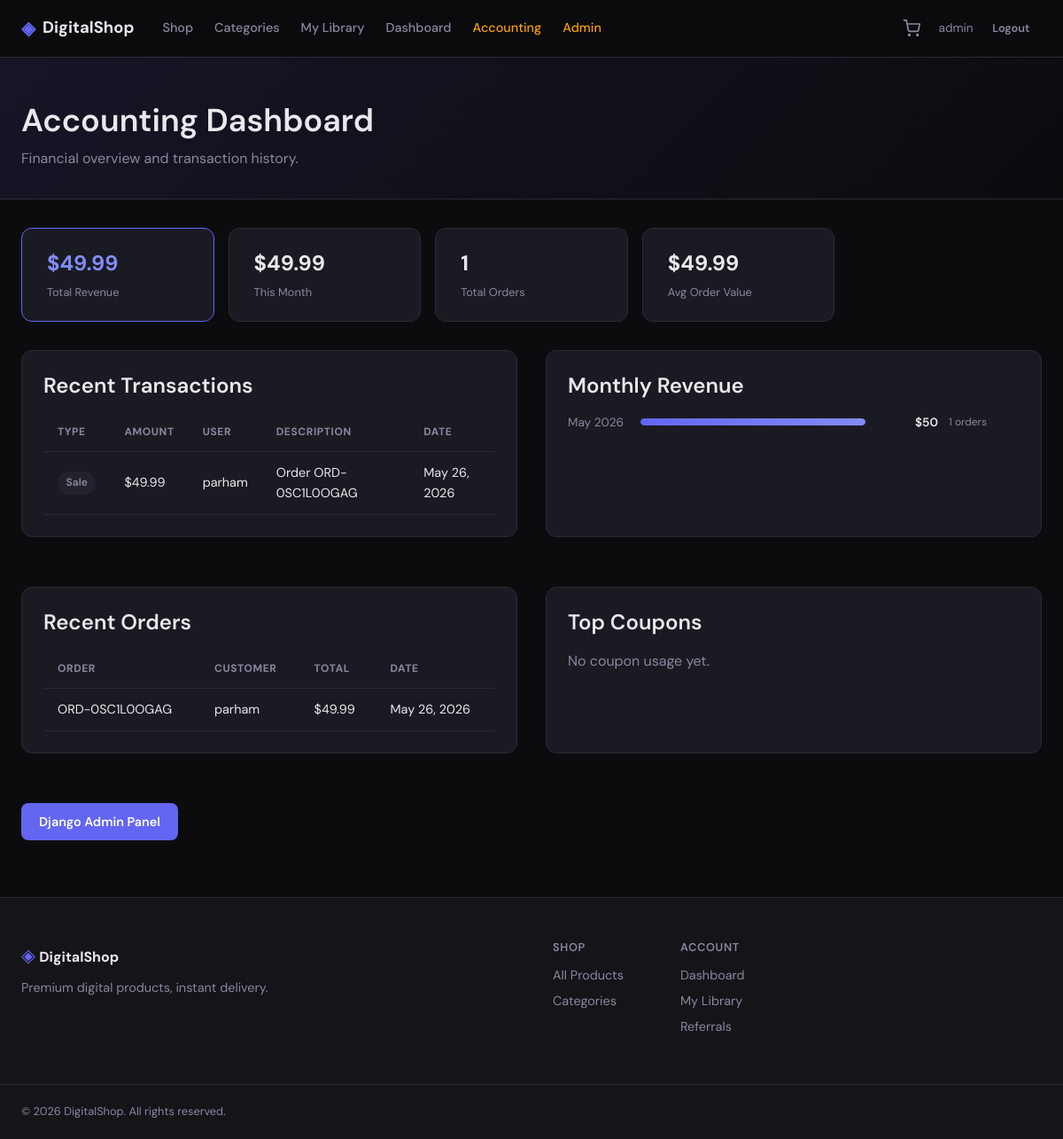
/admin-panel/accounting/ (signed in), run on the app's committed database.
### apps/accounting/models.py (models this page shows, shortened)
class Transaction(TimeStampedModel):
    TYPE_CHOICES = [
        ("sale", "Sale"),
        ("refund", "Refund"),
        ("referral_payout", "Referral Payout"),
        ("adjustment", "Adjustment"),
    ]
    order = models.ForeignKey(
        "orders.Order",
        on_delete=models.SET_NULL,
        null=True,
        blank=True,
        related_name="transactions",
    )
    user = models.ForeignKey(
        settings.AUTH_USER_MODEL,
        on_delete=models.SET_NULL,
        null=True,
        blank=True,
        related_name="transactions",
    )
    transaction_type = models.CharField(max_length=20, choices=TYPE_CHOICES)
    amount = models.DecimalField(max_digits=10, decimal_places=2)
    description = models.CharField(max_length=255)
    recorded_by = models.ForeignKey(
        settings.AUTH_USER_MODEL,
        on_delete=models.SET_NULL,
        null=True,
        blank=True,
        related_name="recorded_transactions",
    )
    class Meta:
        db_table = "accounting_transaction"
        ordering = ["-created_at"]

### apps/orders/models.py (models this page shows, shortened)
class Order(TimeStampedModel):
    STATUS_CHOICES = [
        ("pending", "Pending"),
        ("paid", "Paid"),
        ("completed", "Completed"),
        ("cancelled", "Cancelled"),
        ("refunded", "Refunded"),
    ]
    order_number = models.CharField(
        max_length=20,
        unique=True,
        default=generate_order_number,
        editable=False,
    )
    user = models.ForeignKey(
        settings.AUTH_USER_MODEL,
        on_delete=models.PROTECT,
        related_name="orders",
    )
    status = models.CharField(max_length=20, choices=STATUS_CHOICES, default="pending")
    subtotal = models.DecimalField(max_digits=10, decimal_places=2)
    discount_amount = models.DecimalField(max_digits=10, decimal_places=2, default=0)
    referral_credit_used = models.DecimalField(max_digits=10, decimal_places=2, default=0)
    total = models.DecimalField(max_digits=10, decimal_places=2)
    coupon = models.ForeignKey(
        "promotions.Coupon",
        on_delete=models.SET_NULL,
        null=True,
        blank=True,
        related_name="orders",
    )
    coupon_code = models.CharField(max_length=50, blank=True)
    notes = models.TextField(blank=True)
    paid_at = models.DateTimeField(null=True, blank=True)
    class Meta:
        db_table = "orders_order"
        ordering = ["-created_at"]

### apps/accounting/views.py (the view)
# urls.py: path("", views.AccountingDashboardView.as_view(), name="dashboard"),
class AccountingDashboardView(AdminRequiredMixin, TemplateView):
    template_name = "accounting/dashboard.html"
    def get_context_data(self, **kwargs):
        context = super().get_context_data(**kwargs)
        now = timezone.now()
        month_start = now.replace(day=1, hour=0, minute=0, second=0, microsecond=0)
        completed_orders = Order.objects.filter(status="completed")
        total_revenue = completed_orders.aggregate(total=Sum("total"))["total"] or Decimal("0")
        month_revenue = (
            completed_orders.filter(paid_at__gte=month_start).aggregate(total=Sum("total"))["total"]
            or Decimal("0")
        )
        total_orders = completed_orders.count()
        month_orders = completed_orders.filter(paid_at__gte=month_start).count()
        context["total_revenue"] = total_revenue
        context["month_revenue"] = month_revenue
        context["total_orders"] = total_orders
        context["month_orders"] = month_orders
        context["avg_order_value"] = (
            total_revenue / total_orders if total_orders else Decimal("0")
        )
        context["recent_transactions"] = Transaction.objects.select_related("user", "order")[:20]
        context["monthly_revenue"] = (
            completed_orders.annotate(month=TruncMonth("paid_at"))
            .values("month")
            .annotate(revenue=Sum("total"), count=Count("id"))
            .order_by("-month")[:6]
        )
        context["top_coupons"] = Coupon.objects.filter(used_count__gt=0).order_by("-used_count")[:5]
        context["recent_orders"] = completed_orders.select_related("user")[:10]
        return context

### apps/cart/context_processors.py (called while the page is built)
def cart_context(request):
    try:
        cart = get_or_create_cart(request)
        return {
            "cart_item_count": cart.total_items,
        }
    except Exception:
        return {"cart_item_count": 0}

### apps/cart/models.py (called while the page is built)
    @property
    def total_items(self):
        return sum(item.quantity for item in self.items.all())

### apps/cart/services.py (called while the page is built, shortened)
def get_or_create_cart(request):
    if request.user.is_authenticated:
        cart, _ = Cart.objects.get_or_create(user=request.user)
        return cart

### apps/core/mixins.py (called while the page is built)
    def test_func(self):
        return self.request.user.is_staff

### templates/accounting/dashboard.html (shortened to what this page needs)
{% extends "base.html" %}
{% block content %}
<div class="page-header admin-header">
    <div class="container">
        <h1>Accounting Dashboard</h1>
        <p>Financial overview and transaction history.</p>
    </div>
</div>
<div class="container">
    <div class="stats-grid">
        <div class="stat-card dashboard-stat accent">
            <span class="stat-value">${{ total_revenue|floatformat:2 }}</span>
            <span class="stat-label">Total Revenue</span>
        </div>
        <div class="stat-card dashboard-stat">
            <span class="stat-value">${{ month_revenue|floatformat:2 }}</span>
            <span class="stat-label">This Month</span>
        </div>
        <div class="stat-card dashboard-stat">
            <span class="stat-value">{{ total_orders }}</span>
            <span class="stat-label">Total Orders</span>
        </div>
        <div class="stat-card dashboard-stat">
            <span class="stat-value">${{ avg_order_value|floatformat:2 }}</span>
            <span class="stat-label">Avg Order Value</span>
        </div>
    </div>
    <div class="dashboard-grid">
        <div class="dashboard-section">
            <h2>Recent Transactions</h2>
            <div class="table-responsive">
                <table class="data-table">
                    <thead>
                        <tr>
                            <th>Type</th>
                            <th>Amount</th>
                            <th>User</th>
                            <th>Description</th>
                            <th>Date</th>
                        </tr>
                    </thead>
                    <tbody>
                        {% for tx in recent_transactions %}
                        <tr>
                            <td><span class="status-badge">{{ tx.get_transaction_type_display }}</span></td>
                            <td>${{ tx.amount }}</td>
                            <td>{{ tx.user.username|default:"—" }}</td>
                            <td>{{ tx.description|truncatewords:8 }}</td>
                            <td>{{ tx.created_at|date:"M d, Y" }}</td>
                        </tr>
                        {% empty %}
                        <tr><td colspan="5">No transactions yet.</td></tr>
                        {% endfor %}
                    </tbody>
                </table>
            </div>
        </div>
        <div class="dashboard-section">
            <h2>Monthly Revenue</h2>
            {% if monthly_revenue %}
            <div class="revenue-bars">
                {% for month in monthly_revenue %}
                <div class="revenue-bar-item">
                    <span class="revenue-month">{{ month.month|date:"M Y" }}</span>
                    <div class="revenue-bar">
                        <div class="revenue-bar-fill" style="width: {% widthratio month.revenue total_revenue 100 %}%"></div>
                    </div>
                    <span class="revenue-amount">${{ month.revenue|floatformat:0 }}</span>
                    <span class="revenue-count">{{ month.count }} orders</span>
                </div>
                {% endfor %}
            </div>
            {% else %}
            <p class="text-muted">No revenue data yet.</p>
            {% endif %}
        </div>
    </div>
    <div class="dashboard-grid">
        <div class="dashboard-section">
            <h2>Recent Orders</h2>
            <div class="table-responsive">
                <table class="data-table">
                    <thead>
                        <tr>
                            <th>Order</th>
                            <th>Customer</th>
                            <th>Total</th>
                            <th>Date</th>
                        </tr>
                    </thead>
                    <tbody>
                        {% for order in recent_orders %}
                        <tr>
                            <td>{{ order.order_number }}</td>
                            <td>{{ order.user.username }}</td>
                            <td>${{ order.total }}</td>
                            <td>{{ order.paid_at|date:"M d, Y" }}</td>
                        </tr>
                        {% endfor %}
                    </tbody>
                </table>
            </div>
        </div>
        <div class="dashboard-section">
            <h2>Top Coupons</h2>
            {% if top_coupons %}
            <ul class="coupon-list">
                {% for coupon in top_coupons %}
                <li>
                    <code>{{ coupon.code }}</code>
                    <span>{{ coupon.used_count }} uses</span>
                    <span>{{ coupon.get_discount_type_display }}: {{ coupon.discount_value }}{% if coupon.discount_type == "percentage" %}%{% else %}${% endif %}</span>
                </li>
                {% endfor %}
            </ul>
            {% else %}
            <p class="text-muted">No coupon usage yet.</p>
            {% endif %}
        </div>
    </div>
    <div class="admin-links">
        <a href="/admin/" class="btn btn-primary">Django Admin Panel</a>
    </div>
</div>
{% endblock %}

### templates/base.html (shortened to what this page needs)
{% load static %}
<!DOCTYPE html>
<html lang="en">
<head>
    <link rel="stylesheet" href="{% static 'css/main.css' %}">
</head>
<body>
    <nav class="navbar">
        <div class="container navbar-inner">
            <a href="{% url 'storefront:home' %}" class="logo">
                <span class="logo-icon">◈</span>
                DigitalShop
            </a>
            <div class="nav-links">
                <a href="{% url 'catalog:products' %}">Shop</a>
                <a href="{% url 'catalog:categories' %}">Categories</a>
                {% if user.is_authenticated %}
                    <a href="{% url 'accounts:library' %}">My Library</a>
                    <a href="{% url 'accounts:dashboard' %}">Dashboard</a>
                    {% if user.is_staff %}
                        <a href="{% url 'accounting:dashboard' %}" class="nav-admin">Accounting</a>
                        <a href="/admin/" class="nav-admin">Admin</a>
                    {% endif %}
                {% endif %}
            </div>
            <div class="nav-actions">
                <a href="{% url 'cart:detail' %}" class="cart-btn">
                    <svg width="20" height="20" viewBox="0 0 24 24" fill="none" stroke="currentColor" stroke-width="2"><circle cx="9" cy="21" r="1"/><circle cx="20" cy="21" r="1"/><path d="M1 1h4l2.68 13.39a2 2 0 0 0 2 1.61h9.72a2 2 0 0 0 2-1.61L23 6H6"/></svg>
                </a>
                {% if user.is_authenticated %}
                    <div class="user-menu">
                        <span class="user-name">{{ user.username }}</span>
                        <a href="{% url 'accounts:logout' %}" class="btn btn-ghost btn-sm">Logout</a>
                    </div>
                {% else %}
                    <a href="{% url 'accounts:login' %}" class="btn btn-ghost btn-sm">Login</a>
                    <a href="{% url 'accounts:register' %}" class="btn btn-primary btn-sm">Sign Up</a>
                {% endif %}
            </div>
        </div>
    </nav>
    <main>
        {% block content %}{% endblock %}
    </main>
    <footer class="footer">
        <div class="container footer-inner">
            <div class="footer-brand">
                <span class="logo-icon">◈</span>
                <strong>DigitalShop</strong>
                <p>Premium digital products, instant delivery.</p>
            </div>
            <div class="footer-links">
                <div>
                    <h4>Shop</h4>
                    <a href="{% url 'catalog:products' %}">All Products</a>
                    <a href="{% url 'catalog:categories' %}">Categories</a>
                </div>
                <div>
                    <h4>Account</h4>
                    <a href="{% url 'accounts:dashboard' %}">Dashboard</a>
                    <a href="{% url 'accounts:library' %}">My Library</a>
                    <a href="{% url 'accounts:referrals' %}">Referrals</a>
                </div>
            </div>
        </div>
        <div class="footer-bottom container">
            <p>&copy; 2026 DigitalShop. All rights reserved.</p>
        </div>
    </footer>
</body>
</html>

### data on the page
Transaction: transaction_type "Sale", amount "49.99", user.username "parham", description "Order ORD-0SC1L0OGAG", created_at "May 26, 2026"
Order: order_number "ORD-0SC1L0OGAG", user.username "parham", total "49.99", paid_at "May 26, 2026"

### other printed values
{{ user.username }} "admin"
{{ total_revenue|floatformat:2 }} "49.99"
{{ month_revenue|floatformat:2 }} "49.99"
{{ total_orders }} "1"
{{ avg_order_value|floatformat:2 }} "49.99"
{{ month.month|date:"M Y" }} "May 2026"
{{ month.revenue|floatformat:0 }} "50"
{{ month.count }} "1"
